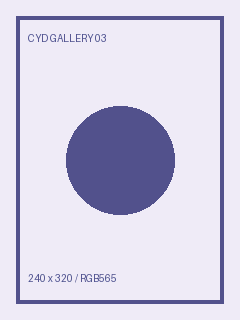
#> input picture test/fixtures/p2.png, 240 x 320 px, given in place of fixtures, which was not available
$ python prepare_images.py ../test/fixtures
#> lines starting #> are read from the running program, lines starting #| are printed output that depends on the picture
#!/usr/bin/env python3
"""Convert user-supplied images to the same CYD1 RGB565 format as the browser."""
import argparse
import hashlib
import json
import struct
import zlib
from pathlib import Path
from PIL import Image, ImageOps, ImageDraw


def encode(image, width=240, height=320, cover=False):
    image = ImageOps.exif_transpose(image).convert("RGBA")
    background = Image.new("RGBA", image.size, "black")
    background.alpha_composite(image)
    image = background.convert("RGB")
    if cover:
        result = ImageOps.fit(image, (width, height), method=Image.Resampling.LANCZOS)
    else:
        result = ImageOps.pad(image, (width, height), method=Image.Resampling.LANCZOS, color="black")
    pixels = bytearray()
    quantized = []
    for r, g, b in result.getdata():
        p = ((r >> 3) << 11) | ((g >> 2) << 5) | (b >> 3)
        pixels += struct.pack("<H", p)
        quantized.append((round((p >> 11)*255/31), round(((p >> 5)&63)*255/63), round((p&31)*255/31)))
    preview = Image.new("RGB", (width, height))
    preview.putdata(quantized)
    return struct.pack("<4sHHII", b"CYD1", width, height, len(pixels), zlib.crc32(pixels)) + pixels, preview


def main():
    p = argparse.ArgumentParser(description=__doc__)
    p.add_argument("images", nargs="+")
    p.add_argument("--output", type=Path, default=Path("data"))
    p.add_argument("--previews", type=Path, default=Path("docs/previews"))
    p.add_argument("--landscape", action="store_true")
    p.add_argument("--portrait", action="store_true")
    p.add_argument("--cover", action="store_true", help="Crop to fill instead of preserving the whole image")
    args = p.parse_args()
    args.output.mkdir(parents=True, exist_ok=True)
    args.previews.mkdir(parents=True, exist_ok=True)
    seen, records, thumbs = set(), [], []
    for source in args.images:
        with Image.open(source) as image:
#> image is the input picture: PIL image 240x320 RGB; mean R, G, B 211.2, 207.7, 228.1
            digest = hashlib.sha256(image.convert("RGBA").tobytes()).hexdigest()
            if digest in seen:
                continue
            seen.add(digest)
            oriented=ImageOps.exif_transpose(image)
            landscape=args.landscape or (not args.portrait and oriented.width>oriented.height)
#> landscape = False
            width, height = (320, 240) if landscape else (240, 320)
#> width = 240; height = 320
            data, preview = encode(image, width, height, args.cover)
#> after the loop in encode, `for r, g, b in result.getdata():`: quantized = 76800 items
#> in encode, `preview = Image.new("RGB", (width, height))`: preview: PIL image 240x320 RGB; every value is 0
        index = len(records)
        if index >= 12:
            raise SystemExit("At most 12 distinct images")
        target = args.output / f"p{index}.cyd"
        target.write_bytes(data)
        preview.save(args.previews / f"p{index}.png")
        records.append({"id": index, "source": Path(source).name, "width":width,"height":height,"bytes": len(data), "sha256": hashlib.sha256(data).hexdigest()})
        thumbs.append(preview)
    (args.previews / "manifest.json").write_text(json.dumps(records, indent=2, ensure_ascii=False)+"\n")
    sheet = Image.new("RGB", (len(thumbs)*340+20, 380), "#f5f1e8")
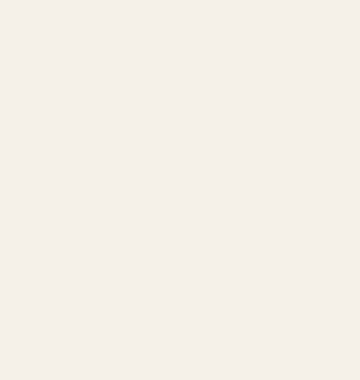
#> sheet: PIL image 360x380 RGB; mean R, G, B 245, 241, 232
    draw = ImageDraw.Draw(sheet)
    for i, im in enumerate(thumbs):
        sheet.paste(im, (20+340*i+(320-im.width)//2, 20+(320-im.height)//2))
        draw.text((20+340*i, 350), f"{i+1:02} / RGB565 / {im.width} x {im.height}", fill="#24211c")
#> this loop made 1 pass
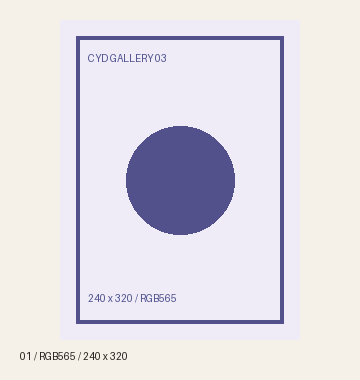
#> sheet: PIL image 360x380 RGB; mean R, G, B 225.6, 222, 229.4
    sheet.save(args.previews.parent / "sample-contact-sheet.png")
    print(f"Prepared {len(records)} unique images; total {sum(r['bytes'] for r in records)} bytes")
#| Prepared 1 unique images; total 153616 bytes


if __name__ == "__main__":
    main()

$ run again, on test/fixtures/p3.png
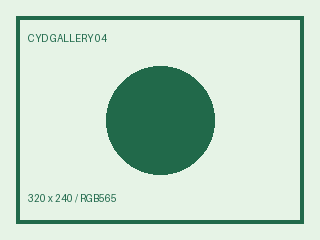
#> input picture test/fixtures/p3.png, 320 x 240 px, given in place of fixtures, which was not available
#> in main, image is the input picture: PIL image 320x240 RGB; mean R, G, B 195.1, 218.6, 202.4
#> image: PIL image 320x240 RGBA
#> after the loop in encode, `for r, g, b in result.getdata():`: quantized = 76800 items
#> preview: PIL image 320x240 RGB; every value is 0
#> the loop in main, `for i, im in enumerate(thumbs):` made 1 pass
#> after the loop in main, `for i, im in enumerate(thumbs):`:
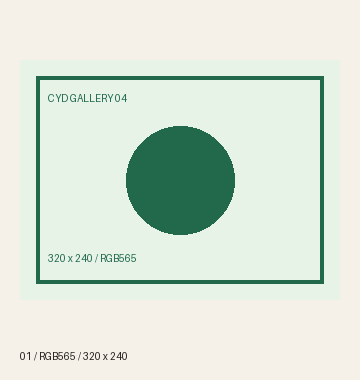
#> sheet: PIL image 360x380 RGB; mean R, G, B 216.6, 228, 215
#| Prepared 1 unique images; total 153616 bytes
